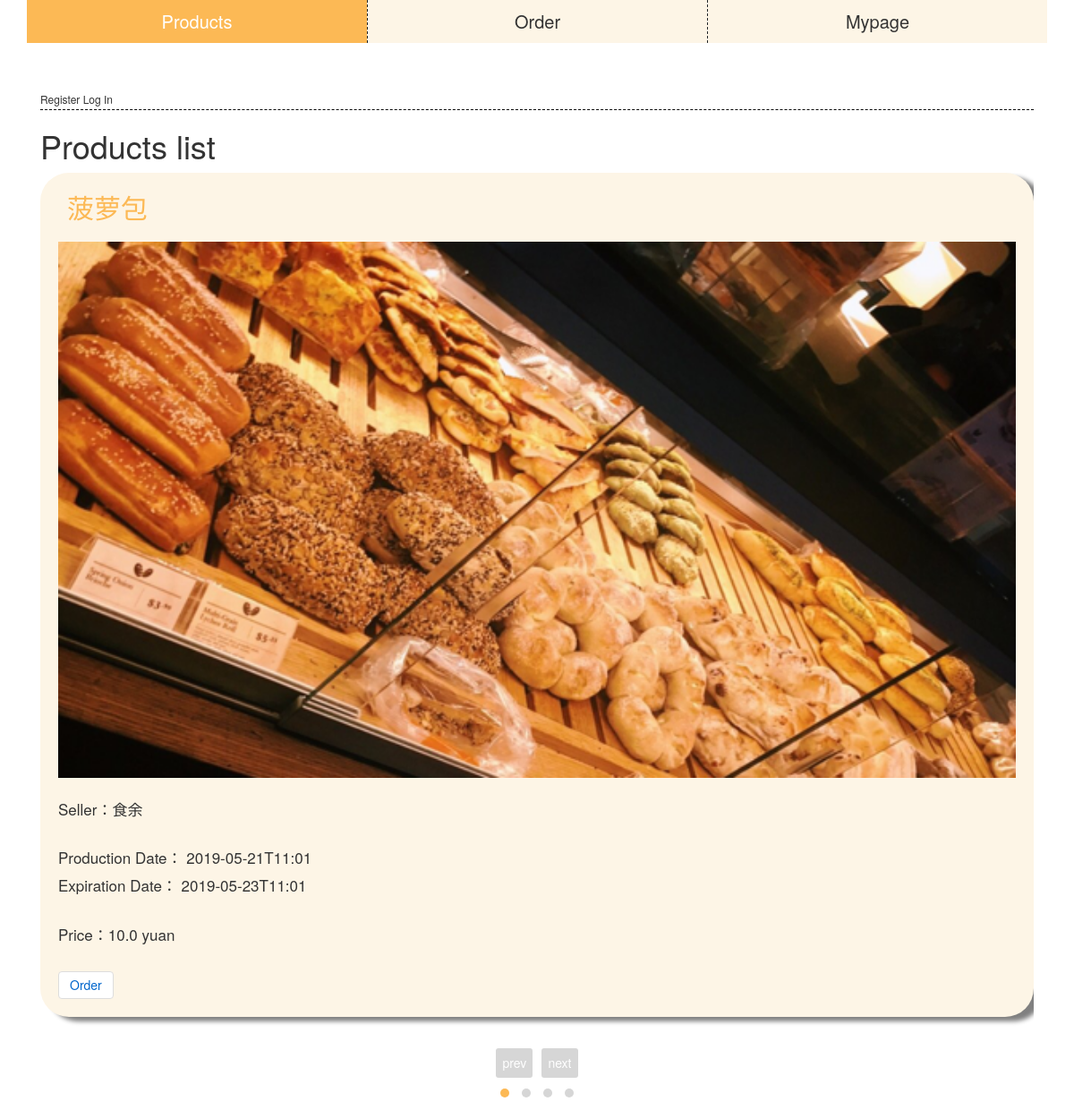
Before: / with the older database file.
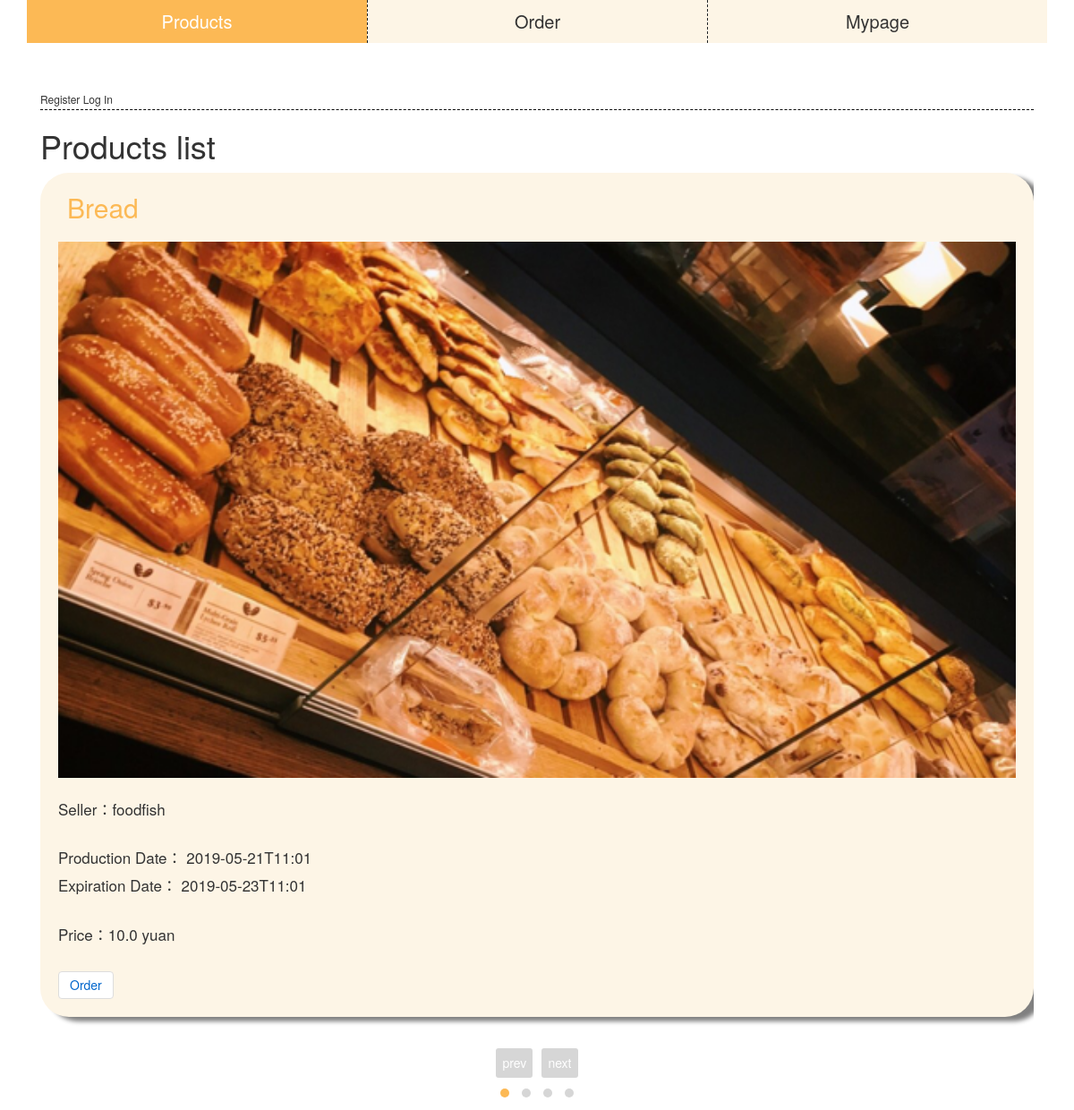
After: the same page with the newer database file.
### tables this page shows
CREATE TABLE product (
  product_create INTEGER UNIQUE PRIMARY KEY AUTOINCREMENT,
  seller_phone INTEGER NOT NULL ,
  producetime DATETIME NOT NULL,
  qualitytime DATETIME NOT NULL,
  type TEXT NOT NULL,
  productname TEXT NOT NULL,
  price float NOT NULL ,
  product_intro TEXT,
  FOREIGN KEY (seller_phone) REFERENCES seller (seller_phone)
);

CREATE TABLE seller (
  storename TEXT NOT NULL ,
  location TEXT NOT NULL ,
  seller_phone INTEGER UNIQUE PRIMARY KEY AUTOINCREMENT ,
  seller_intro TEXT ,
  LL TEXT ,
  begintime TIMESTAMP NOT NULL ,
  endtime TIMESTAMP NOT NULL
);

### food/products.py (the view)
@bp.route('/')
def index():
    db = get_db()
    products = db.execute(
        'SELECT p.product_create, p.productname, p.price, p.type, p.producetime, p.qualitytime, s.seller_phone, s.storename'
        ' FROM product p JOIN seller s ON p.seller_phone = s.seller_phone'
        ' ORDER BY p.producetime DESC'
    ).fetchall()
    return render_template('index.html', products=products)

### food/auth.py (called while the page is built)
@bp.before_app_request
def load_logged_in_user():
    user_phone = session.get('user_phone')
    if user_phone is None:
        g.user = None
    else:
        g.user = get_db().execute(
            'SELECT * FROM user WHERE user_phone = ?', (user_phone,)
        ).fetchone()

### food/db.py (called while the page is built)
def get_db():
    if 'db' not in g:
        g.db = sqlite3.connect(
            current_app.config['DATABASE'],
            detect_types=sqlite3.PARSE_DECLTYPES
        )
        g.db.row_factory = sqlite3.Row
    return g.db

### food/templates/index.html (shortened to what this page needs)
<!DOCTYPE html>
<html lang="en">
<head>
    <link href="../static/css/bootstrap.min.css" rel="stylesheet">
    <link href="../static/css/font-awesome.min.css" rel="stylesheet">
    <link href="../static/css/owl.carousel.min.css" rel="stylesheet" >
    <link href="../static/css/owl.theme.default.min.css" rel="stylesheet">
    <link href="../static/css/H-ui.min.css" rel="stylesheet">
    <link href="../static/css/ie10-viewport-bug-workaround.css" rel="stylesheet">
    <link href="../static/css/index.css" rel="stylesheet">
</head>
<body>
    <div class="container">
    <div class="navbar navbar-expand navbar-light bg-light fixed-top row">
        {% block active %}
        <div class="nav-item col-4 active" style="border-left: transparent;"><a href="{{ url_for('products.index') }}" class="nav-link text-center">Products</a></div>
        <div class="nav-item col-4"><a href="{{ url_for('products.list') }}" class="nav-link text-center">Order</a></div>
        <div class="nav-item col-4"><a href="{{ url_for('products.map')  }}" class="nav-link text-center">Mypage</a></div>
        {% endblock %}
    </div>
    <div class="panel panel-default" style="margin-top: 50px;">
      {% if g.user %}
      <span class="user">{{ g.user['user_phone'] }}  </span>
      <a href="{{ url_for('auth.logout') }}">Log Out</a>
       {% else %}
      <a href="{{ url_for('auth.register') }}">Register</a>
      <a href="{{ url_for('auth.login') }}">Log In</a>
      {% endif %}
     <span class="user"> </span>
    </div>
    <section class="content">
      <header>
        {% block header %}
          <h1>{% block title %}Products list{% endblock %}</h1>
        {% endblock %}
      </header>
        {% block content %}
        <div class="owl-carousel">
          {% for product in products %}
              <div class="card item" style="width: 100%;">
                <h2 class="card-header">{{ product['productname'] }}</h2>
                  {% if product['type'] == '糕点'%}
                  <img class="card-img-top" src="../static/image/bread.png" alt="Card image cap">
                   {% elif product['type'] == '奶茶'%}
                    <img class="card-img-top" src="../static/image/milktea.png" alt="Card image cap">
                  {% elif product['type'] == '水果'%}
                      <img class="card-img-top" src="../static/image/fruit.png" alt="Card image cap">
                  {% else%}
                      <img class="card-img-top" src="../static/image/other.png" alt="Card image cap">
                  {% endif %}
                  <div class="card-body">
                  <p class="card-text body">Seller：{{ product['storename'] }}</p>
                  <p class="card-text body" style="margin-bottom: 0">Production Date： {{ product['producetime']}}</p>
                    <p class="card-text body">Expiration Date： {{ product['qualitytime']}}</p>
                    <p class="card-text body">Price：{{ product['price'] }} yuan</p>
                  <a href="{{ url_for('products.trade', id=product['product_create']) }}" class="btn">Order</a>
                </div>
              </div>
          {% endfor %}
        </div>
        {% endblock %}
    </section>
  </div>
</body>
</html>

Changed rows visible on the page:
changed product: productname "菠萝包" → "Bread"; storename "食余" → "foodfish"
